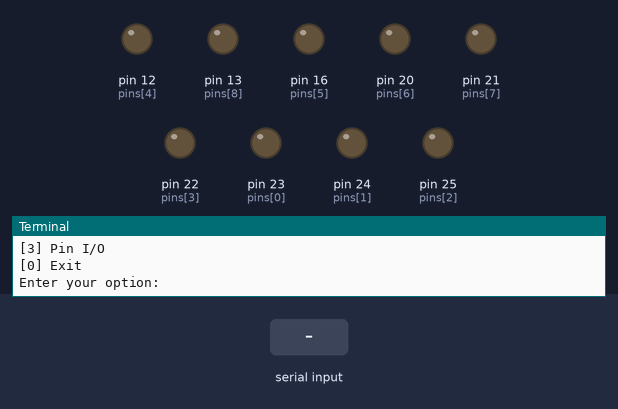
Recording of a program running on a simulated Raspberry Pi (header pin numbers). On the bench: output pins drawn as LEDs (lit = HIGH), the last lines printed to the terminal. The inputs (shaded band) are chosen by the test bench.

Above: at 1.2 s.
1.3 s: "3" typed at the terminal, then Enter
2.8 s: "1" typed at the terminal, then Enter
At 3.2 s:
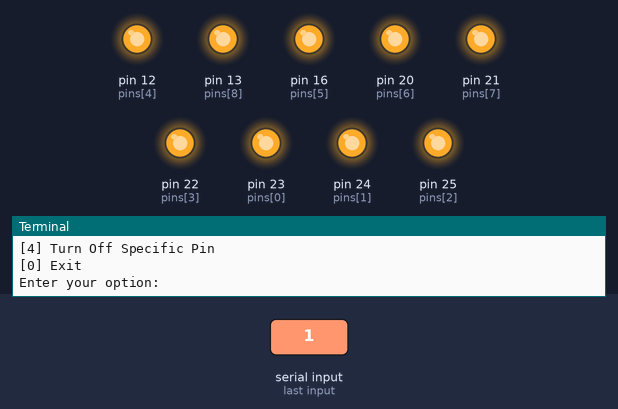
4.3 s: "2" typed at the terminal, then Enter
At 5.5 s:
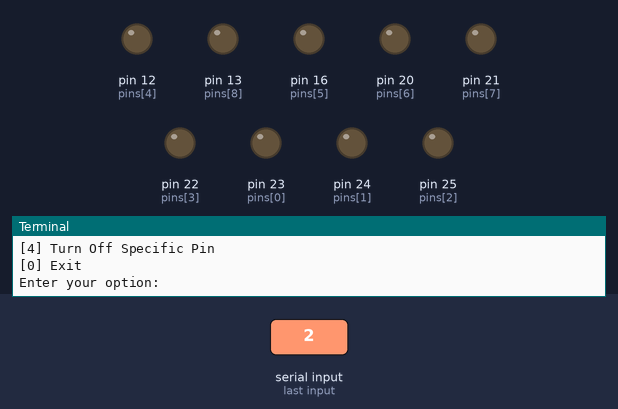
5.8 s: "4" typed at the terminal, then Enter
Timing chart, 0 to 8.3 s (numbered marks = the images above; inputs shaded):
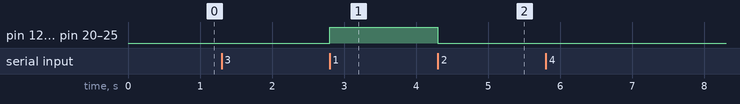

The program:

main.py
```python
def menu():
    print("[1] Run a Motor")
    print("[2] Run a Servo motor")
    print("[3] Pin I/O")
    print("[0] Exit")

menu()
option = int(input("Enter your option: "))

while option !=0:
    if option == 1:
        print("You are about to Run the motor!")
        import motor

    elif option == 2:

        print("You are about to Run the servo motor!")
        import servo_mod

    elif option == 3:

        print("You are about to control I/O pins!")
        import pin

    else:
        print("Invalid option!")

    print()
    menu()
    option = int(input("Enter your option: "))
```

pin.py
```python
import RPi.GPIO as GPIO
import random
import time

GPIO.cleanup()

pins = [23,24,25,22,12,16,20,21,13]

GPIO.setmode(GPIO.BCM)  # use GPIO numbering, not generic
GPIO.setwarnings(False)

# setup all pins based on above configuration
for pin in pins:
    GPIO.setup(pin, GPIO.OUT, initial=GPIO.LOW)

def menu2():
    print("[1] Turn On All")
    print("[2] Turn Off All")
    print("[3] Turn On Specific Pin")
    print("[4] Turn Off Specific Pin")
    print("[0] Exit")

menu2()
option = int(input("Enter your option: "))


while option !=0:
    if option == 1:
        print("All on")
        for pin in pins:
            GPIO.output(pin, GPIO.HIGH)

    elif option == 2:
        print("All off")
        for pin in pins:
            GPIO.output(pin, GPIO.LOW)

    elif option == 3:
        pin_num = int(input("Enter GPIO port : "))
        print("pin on")
        GPIO.output(pin_num, GPIO.HIGH)

    elif option == 4:
        pin_num = int(input("Enter GPIO port : "))
        print("pin on")
        GPIO.output(pin_num, GPIO.LOW)
    else:
        print("Invalid option!")

    print()
    menu2()
    option = int(input("Enter your option: "))
```

Measured:
- after the input at 2.8 s, pin 12 (pins[4]), pin 13 (pins[8]), pin 16 (pins[5]), pin 20 (pins[6]), pin 21 (pins[7]), pin 22 (pins[3]), pin 23 (pins[0]), pin 24 (pins[1]), pin 25 (pins[2]): LOW → HIGH at once
- after the input at 4.3 s, pin 12 (pins[4]), pin 13 (pins[8]), pin 16 (pins[5]), pin 20 (pins[6]), pin 21 (pins[7]), pin 22 (pins[3]), pin 23 (pins[0]), pin 24 (pins[1]), pin 25 (pins[2]): HIGH → LOW at once
